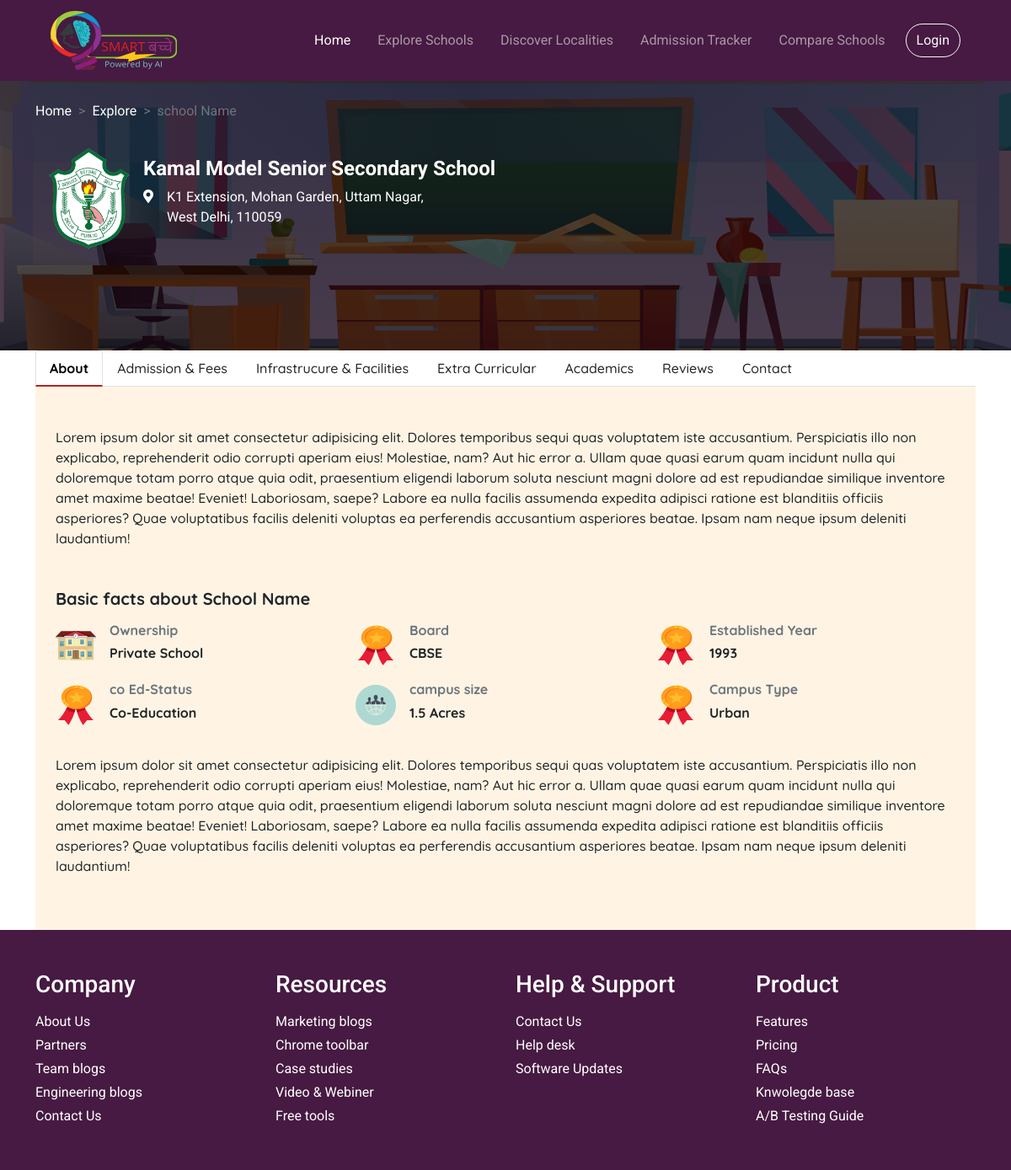
Screenshot of /explore/school/151 with the database file from the repository.
### schools/models.py (models this page shows, shortened)
class SchoolDetail(models.Model):
    school = models.ForeignKey(School, related_name='school', on_delete=models.CASCADE)
    phone_no = models.CharField(max_length=500)
    webiste = models.CharField(max_length=500)
    email = models.CharField(max_length=500)
    lab = models.CharField(max_length=500)
    year_of_establishment = models.CharField(max_length=500)
    campus_size = models.CharField(max_length=500)
    campus_type = models.CharField(max_length=500)
    class_type = models.CharField(max_length=500)
    boarding = models.CharField(max_length=500)
    infrasturcure = models.CharField(max_length=500)
    safty_and_security = models.CharField(max_length=500)
    advance_facilities = models.CharField(max_length=500)
    extra_curricular = models.CharField(max_length=500)
    sports_and_fitness = models.CharField(max_length=500)
    disabled_friendly = models.CharField(max_length=500)
    hall_of_fame = models.CharField(max_length=99999)
    gallery = models.CharField(max_length=99999)

class School(models.Model):
    school_name = models.CharField(max_length=500)
    school_image = models.CharField(max_length=999)
    address = models.CharField(max_length=500)
    board = models.CharField(max_length=50)
    co_ed_status = models.CharField(max_length=50)
    ownership = models.CharField(max_length=50)
    sf_ratio = models.CharField(max_length=50)
    class_offered = models.CharField(max_length=50)
    verified = models.BooleanField(default=False)

### schools/views.py (the view)
# urls.py: path('explore/school/<int:pk>', views.SchoolDetailView.as_view(), name='school_details'),
class SchoolDetailView(DetailView):
    model = SchoolDetail
    template_name = 'schools/school_detail.html'
    def get_context_data(self, **kwargs):
        context = super().get_context_data(**kwargs)
        return context

### schools/templatetags/str_to_arr.py (called while the page is built)
@register.filter # register the template filter with django
def str_to_arr(value): # Only one argument.
    return value.split(',')

### templates/schools/school_detail.html (shortened to what this page needs)
{% extends 'base.html' %}
{% load static %}
{% load str_to_arr %}
{% block body %}
<section class="school-name-hero pt-4">
    <div class="container">
        <div class="text-white">
            <nav aria-label="breadcrumb" class="d-inline">
                <ol class="breadcrumb">
                    <li class="breadcrumb-item"><a href="#" class="text-link">Home</a></li>
                    <li class="breadcrumb-item"><a href="#" class="text-link">Explore</a></li>
                    <li class="breadcrumb-item active" aria-current="page">school Name</li>
                </ol>
            </nav>
        </div>
        <div class="card d-inline-flex flex-row flex-no-wrap border-0 text-white" style="background: transparent">
            <div class="p-3 d-flex justify-content-center align-items-center">
                <img src="{% static 'assets/explore-page/school-logo.png' %}" alt="school-logo" class="school-logo">
            </div>
            <div class="d-flex flex-column justify-content-center align-items-start">
                <h4 class="fw-700 ">{{ object.school.school_name }}</h4>
                <p class="d-flex align-items-top gap-3">
                    <span><i class="fas fa-map-marker-alt"></i></span>
                    <span style="display:block; max-width: 70%;">{{ object.school.address }}</span>
                </p>
            </div>
        </div>
    </div>
</section>
<div class="container fm-quicksand">
    <ul class="nav nav-tabs" id="myTab" role="tablist">
        <li class="nav-item">
            <a class="nav-link link active fw-500" id="about-tab" data-toggle="tab" href="#about" role="tab"
                aria-controls="about" aria-selected="true">About</a>
        </li>
        <li class="nav-item">
            <a class="nav-link link fw-500" id="admission-tab" data-toggle="tab" href="#admission" role="tab"
                aria-controls="admission" aria-selected="false">Admission & Fees</a>
        </li>
        <li class="nav-item">
            <a class="nav-link link fw-500" id="infrastrucure-tab" data-toggle="tab" href="#infrastrucure" role="tab"
                aria-controls="infrastrucure" aria-selected="false">Infrastrucure & Facilities</a>
        </li>
        <li class="nav-item">
            <a class="nav-link link fw-500" id="extra-tab" data-toggle="tab" href="#extra" role="tab"
                aria-controls="extra" aria-selected="false">Extra Curricular</a>
        </li>
        <li class="nav-item">
            <a class="nav-link link fw-500" id="academics-tab" data-toggle="tab" href="#academics" role="tab"
                aria-controls="academics" aria-selected="false">Academics</a>
        </li>
        <li class="nav-item">
            <a class="nav-link link fw-500" id="reviews-tab" data-toggle="tab" href="#reviews" role="tab"
                aria-controls="reviews" aria-selected="true">Reviews</a>
        </li>
        <li class="nav-item">
            <a class="nav-link link fw-500" id="contact-tab" data-toggle="tab" href="#contact" role="tab"
                aria-controls="contact" aria-selected="false">Contact</a>
        </li>
    </ul>
    <div class="tab-content" id="myTabContent">
        <div class="tab-pane fade show active" id="about" role="tabpanel" aria-labelledby="about-tab">
            <section class="p-0">
                <div style="background: #FFF4E3;" class="py-5 px-4">
                    <p class="fw-500">Lorem ipsum dolor sit amet consectetur adipisicing elit. Dolores temporibus
                        sequi quas
                        voluptatem iste accusantium. Perspiciatis illo non explicabo, reprehenderit odio corrupti
                        aperiam eius! Molestiae, nam? Aut hic error a.
                        Ullam quae quasi earum quam incidunt nulla qui doloremque totam porro atque quia odit,
                        praesentium eligendi laborum soluta nesciunt magni dolore ad est repudiandae similique
                        inventore amet maxime beatae! Eveniet!
                        Laboriosam, saepe? Labore ea nulla facilis assumenda expedita adipisci ratione est
                        blanditiis officiis asperiores? Quae voluptatibus facilis deleniti voluptas ea perferendis
                        accusantium asperiores beatae. Ipsam nam neque ipsum deleniti laudantium!
                    </p>
                    <h5 class="fw-700 mt-5">Basic facts about School Name</h5>
                    <div class="grid-3 mb-4">
                        <div class="d-flex flex-row gap-3 align-items-center my-2">
                            <img height="48px" width="48px"
                                src="{% static 'assets/school-name-page/school-type.svg' %}">
                            <div>
                                <h6 class="fw-700 text-muted">Ownership</h6>
                                <h6 class="fw-700">{{ object.school.ownership }} School</h6>
                            </div>
                        </div>
                        <div class="d-flex flex-row gap-3 align-items-center my-2">
                            <img height="48px" width="48px"
                                src="{% static 'assets/school-name-page/establish-badge.svg' %}">
                            <div>
                                <h6 class="fw-700 text-muted">Board</h6>
                                <h6 class="fw-700">
                                    {{ object.school.board}}
                                </h6>
                            </div>
                        </div>
                        <div class="d-flex flex-row gap-3 align-items-center my-2">
                            <img height="48px" width="48px"
                                src="{% static 'assets/school-name-page/establish-badge.svg' %}">
                            <div>
                                <h6 class="fw-700 text-muted">Established Year</h6>
                                <h6 class="fw-700">{{ object.year_of_establishment }}</h6>
                            </div>
                        </div>
                        <div class="d-flex flex-row gap-3 align-items-center my-2">
                            <img height="48px" width="48px"
                                src="{% static 'assets/school-name-page/establish-badge.svg' %}">
                            <div>
                                <h6 class="fw-700 text-muted">co Ed-Status</h6>
                                <h6 class="fw-700">{{ object.school.co_ed_status }}</h6>
                            </div>
                        </div>
                        <div class="d-flex flex-row gap-3 align-items-center my-2">
                            <img height="48px" width="48px" src="{% static 'assets/school-name-page/management.svg' %}">
                            <div>
                                <h6 class="fw-700 text-muted">campus size</h6>
                                <h6 class="fw-700">{{object.campus_size}}</h6>
                            </div>
                        </div>
                        <div class="d-flex flex-row gap-3 align-items-center my-2">
                            <img height="48px" width="48px"
                                src="{% static 'assets/school-name-page/establish-badge.svg' %}">
                            <div>
                                <h6 class="fw-700 text-muted">Campus Type</h6>
                                <h6 class="fw-700">{{ object.campus_type }}</h6>
                            </div>
                        </div>
                    </div>
                    <p class="fw-500">Lorem ipsum dolor sit amet consectetur adipisicing elit. Dolores temporibus
                        sequi quas
                        voluptatem iste accusantium. Perspiciatis illo non explicabo, reprehenderit odio corrupti
                        aperiam eius! Molestiae, nam? Aut hic error a.
                        Ullam quae quasi earum quam incidunt nulla qui doloremque totam porro atque quia odit,
                        praesentium eligendi laborum soluta nesciunt magni dolore ad est repudiandae similique
                        inventore amet maxime beatae! Eveniet!
                        Laboriosam, saepe? Labore ea nulla facilis assumenda expedita adipisci ratione est
                        blanditiis officiis asperiores? Quae voluptatibus facilis deleniti voluptas ea perferendis
                        accusantium asperiores beatae. Ipsam nam neque ipsum deleniti laudantium!
                    </p>
                </div>
            </section>
        </div>
    </div>
</div>
{% endblock %}

### static/css/styles.css (style rules this page uses)
*, *::before, *::after { box-sizing: border-box; }
:root { --black-berry: #480032; --wine-berry: #461a42; --pizza: #fb9300; --lavender-rose: #fc92e3; --bahama-blue: #005792; --mariner: #2978b5; --cerise-red: #e31b6d; --roof-terracotta: #b62121; --cherub: #fae1e1; --placeholder: #c4c4c4; --card-body: #e2edf6; }
.grid-3 { display: grid; grid-template-columns: 1fr 1fr 1fr; }
.text-link { text-decoration: none; color: inherit; }
.breadcrumb-item + .breadcrumb-item::before { float: left; padding-right: 0.5rem; color: #6c757d; content: var(--bs-breadcrumb-divider, ">"); }
.fm-quicksand, .section-title { font-family: "Quicksand", sans-serif; }
.fw-500 { font-weight: 500; }
.fw-700 { font-weight: 700; }
section { padding: 60px 0px; }
body { font-family: "Roboto", sans-serif; }
.link { position: relative; text-decoration: none; color: inherit; transition: color 0.5s; }
.link::after { position: absolute; top: 100%; content: ""; width: 0px; height: 2px; background: var(--cerise-red); right: 0; -webkit-transition: width 0.3s cubic-bezier(0.37, 0, 0.21, 1.02), 0.3s background; transition: width 0.3s cubic-bezier(0.37, 0, 0.21, 1.02), 0.3s background; }
.school-name-hero { position: relative; overflow: hidden; height: 40vh; background: rgba(0, 0, 0, 0.7); }
.school-name-hero::after { background: url("../assets/school-name-page/school-name-bg.svg") no-repeat center center; position: absolute; content: ""; top: 0; left: 0; bottom: 0; right: 0; z-index: -1; }
.school-logo { height: 120px; }
.nav-tabs .nav-item.show .nav-link, .nav-tabs .nav-link.active { color: #000; font-weight: 700; border-bottom: 2px solid var(--roof-terracotta); }

### rows the page displays
SchoolDetail: school.school_name "Kamal Model Senior Secondary School", school.address "K1 Extension, Mohan Garden, Uttam Nagar, West Delhi, 110059", school.ownership "Private", school.board "CBSE", year_of_establishment "1993", school.co_ed_status "Co-Education", campus_size "1.5 Acres", campus_type "Urban"
